Frame 1 (no input): blank canvas, image omitted
Frame 60 (no input): blank canvas, image omitted
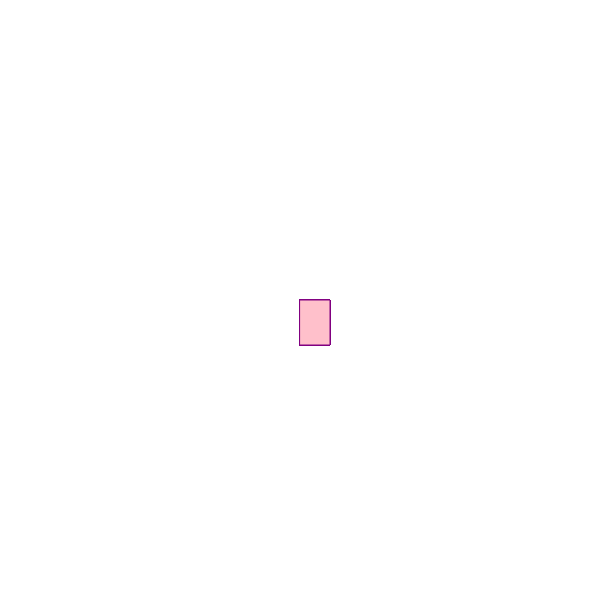
Frame 120 (the mouse pressed at the canvas centre since frame 60)

The p5.js sketch whose frames 1 and 60 were blank and that drew this single picture after the mouse press (run headless with seeded random() and noise() and a simulated clock; from frame 60 on, the mouse is pressed at the canvas centre):

// p5.js sketch
// ── sketch.js
function setup() {
    createCanvas(600,600);
   background("white");
  }
  
  
  function draw() {
   
    
    stroke("purple");
    fill("pink");
    
  //console.log(mouseIsPressed);
    
    if(mouseIsPressed){
    rect(mouseX,mouseY,30,45);
    }
    
   } 
